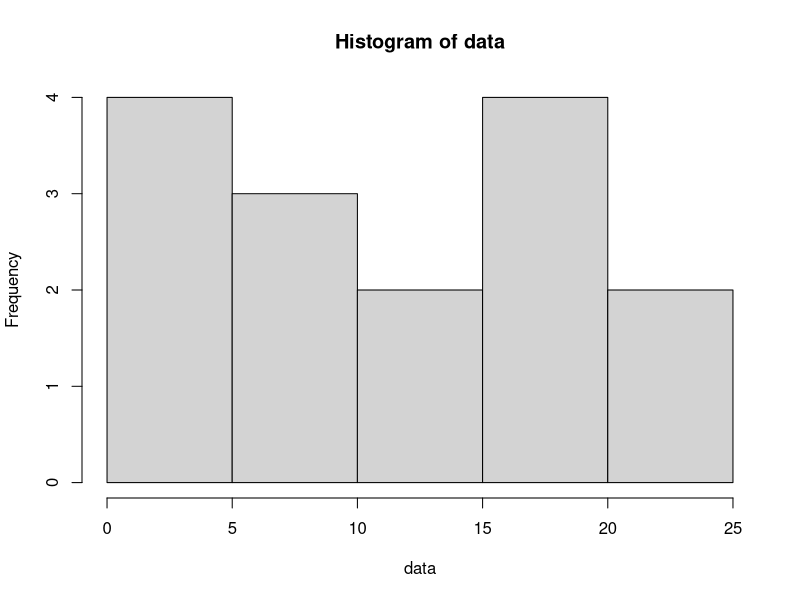

This chart was generated by the following R code:
data = c(15.4, 17.9, 19.0, 0.5, 15.9, 2.7, 6.2, 2.5, 4.7, 6.9, 10.8, 24.3, 5.6, 23.0, 10.7)
mean(data)
mu0 = 15

#Assuming normality we can do the following t-test. (we can state that there
#exists no significant departure from normality according shapiro test from 1a)
t.test(data,mu=mu0,alt="less")
#since p<0.05 we reject H0, which was that H0 is equal or larger than 15,
#and therefore accept H1, H1 was that mean<15.

#You can see that the 95% confidence interval for the population mean is 
#[inf;14.59] which means that at a significance level alpha =0.05 we reject
#null hypothesis as long as the hypothesized value mu0 is below 14.59
#otherwise the null hypothesis cannot be rejected

larger_than_mu = sum(data>mu0)
samples = length(data)
binom.test(larger_than_mu,samples,p=0.5, alt='less')
#since p>0.05 we do not reject H0, we do not have sufficient evidence to say that
#the  patients are less likely to wait less than 15 min than more than 15 min
#with binomial sign test

hist(data)
#Wilcoxon signed rank test can not be done since the distribution of the data
#is not symmetric